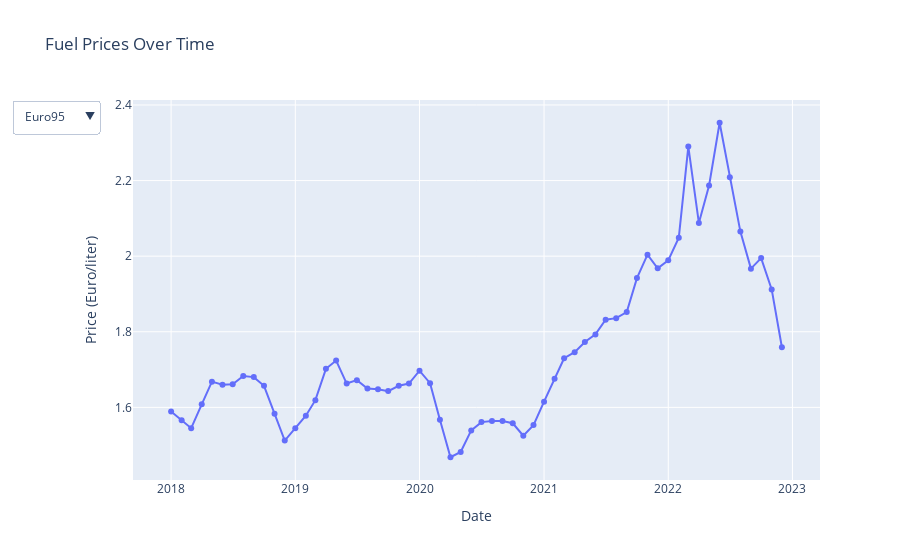

This figure's notebook cell:
### Code cell
fig = px.scatter(data, x=data.index, y=fuel_types[0], title="Fuel Prices Over Time")

fig.update_traces(mode="lines+markers")

fig.update_layout(
    xaxis_title="Date",
    yaxis_title="Price (Euro/liter)",
    updatemenus=[{'buttons': [
        {'method': 'update', 'label': fuel, 'args': [{'y': [data[fuel]], 'title': f'Fuel Prices Over Time ({fuel})'}]} for fuel in fuel_types],}])

fig.show()
